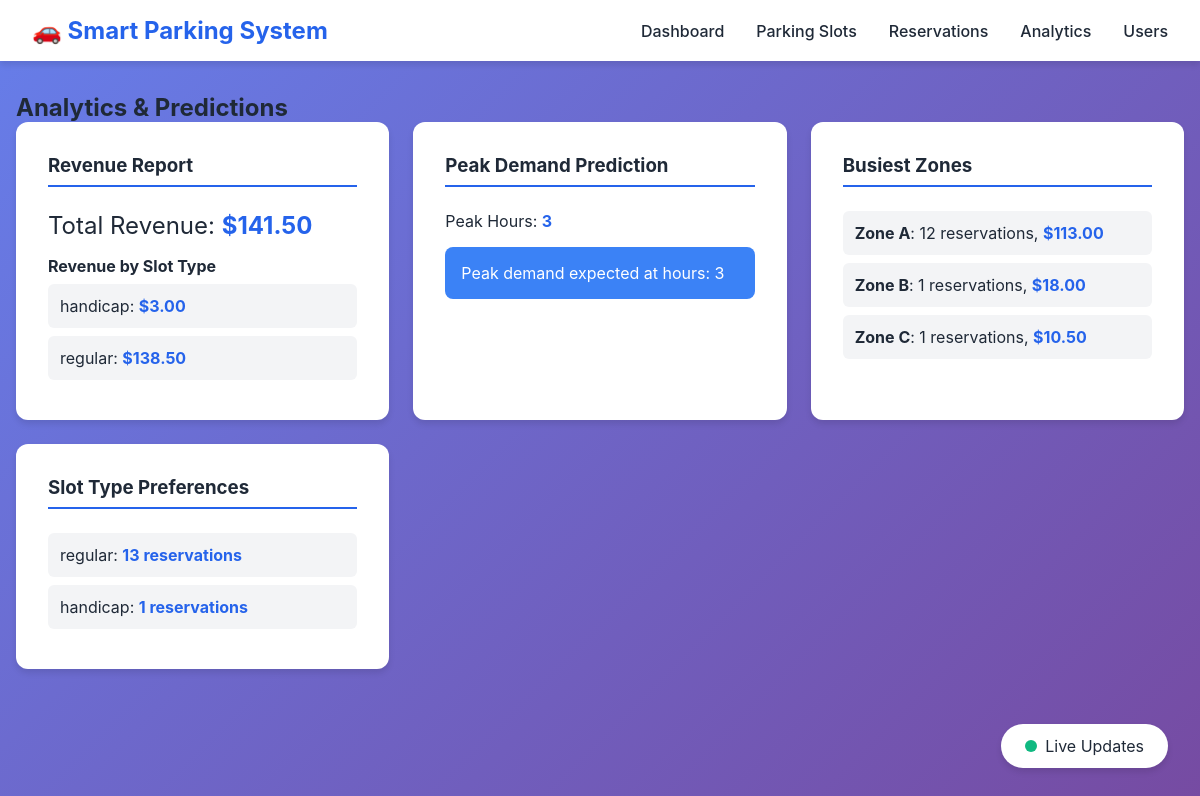
The app's page /analytics with its own data.
### tables this page shows
CREATE TABLE parking_slots (
                slot_id INTEGER PRIMARY KEY AUTOINCREMENT,
                slot_number VARCHAR(10) UNIQUE NOT NULL,
                floor_number INTEGER NOT NULL,
                zone VARCHAR(50),
                slot_type VARCHAR(20) DEFAULT 'regular',
                is_available BOOLEAN DEFAULT 1,
                price_per_hour DECIMAL(10,2) DEFAULT 5.00,
                created_at TIMESTAMP DEFAULT CURRENT_TIMESTAMP
            );

### app.py (the view)
@app.route('/analytics')
def analytics():
    predictions = parking.predict_peak_demand()
    revenue = parking.get_revenue_report()
    return render_template('analytics.html', predictions=predictions, revenue=revenue)

### parking_system.py (called while the page is built)
    def connect(self):
        self.conn = sqlite3.connect(self.db_name)
        self.cursor = self.conn.cursor()

    def close(self):
        if self.conn:
            self.conn.close()

### templates/analytics.html (shortened to what this page needs)
{% extends "base.html" %}
{% block content %}
<div class="analytics-page">
    <h2>Analytics & Predictions</h2>
    <div class="analytics-grid">
        <div class="analytics-card">
            <h3>Revenue Report</h3>
            <div id="revenue-data">
                <p class="revenue-total">Total Revenue: <span class="highlight">${{ "%.2f"|format(revenue.total_revenue) }}</span></p>
                {% if revenue.revenue_by_slot_type %}
                <h4>Revenue by Slot Type</h4>
                <ul class="revenue-list">
                    {% for item in revenue.revenue_by_slot_type %}
                    <li>{{ item[0] }}: <span class="highlight">${{ "%.2f"|format(item[1]) }}</span></li>
                    {% endfor %}
                </ul>
                {% endif %}
            </div>
        </div>
        <div class="analytics-card">
            <h3>Peak Demand Prediction</h3>
            <div id="prediction-data">
                {% if predictions.peak_hours %}
                <p>Peak Hours: <span class="highlight">{{ predictions.peak_hours|join(', ') }}</span></p>
                <p class="prediction-text">{{ predictions.recommendation }}</p>
                {% else %}
                <p>Collecting data for predictions...</p>
                {% endif %}
            </div>
        </div>
        <div class="analytics-card">
            <h3>Busiest Zones</h3>
            <div id="zones-data">
                {% if predictions.busiest_zones %}
                <ul class="zone-list">
                    {% for zone in predictions.busiest_zones %}
                    <li>
                        <strong>{{ zone[0] }}</strong>:
                        {{ zone[1] }} reservations,
                        <span class="highlight">${{ "%.2f"|format(zone[2]) }}</span>
                    </li>
                    {% endfor %}
                </ul>
                {% else %}
                <p>No zone data available yet.</p>
                {% endif %}
            </div>
        </div>
        <div class="analytics-card">
            <h3>Slot Type Preferences</h3>
            <div id="preferences-data">
                {% if predictions.slot_type_preferences %}
                <ul class="preference-list">
                    {% for pref in predictions.slot_type_preferences %}
                    <li>{{ pref[0] }}: <span class="highlight">{{ pref[1] }} reservations</span></li>
                    {% endfor %}
                </ul>
                {% else %}
                <p>No preference data available yet.</p>
                {% endif %}
            </div>
        </div>
    </div>
</div>
{% endblock %}

### static/style.css (style rules this page uses)
* { margin: 0; padding: 0; box-sizing: border-box; }
:root { --primary: #2563eb; --success: #10b981; --warning: #f59e0b; --danger: #ef4444; --info: #3b82f6; --dark: #1f2937; --light: #f3f4f6; --white: #ffffff; --shadow: 0 4px 6px rgba(0, 0, 0, 0.1); }
body { font-family: -apple-system, BlinkMacSystemFont, 'Segoe UI', Roboto, Oxygen, Ubuntu, Cantarell, sans-serif; background: linear-gradient(135deg, #667eea 0%, #764ba2 100%); min-height: 100vh; color: var(--dark); }
.highlight { color: var(--primary); font-weight: bold; }
.analytics-grid { display: grid; grid-template-columns: repeat(auto-fit, minmax(300px, 1fr)); gap: 1.5rem; }
.analytics-card { background: var(--white); padding: 2rem; border-radius: 12px; box-shadow: var(--shadow); }
.analytics-card h3 { color: var(--dark); margin-bottom: 1.5rem; padding-bottom: 0.5rem; border-bottom: 2px solid var(--primary); }
.revenue-total { font-size: 1.5rem; margin-bottom: 1rem; }
.revenue-list, .zone-list, .preference-list, .user-list { list-style: none; padding: 0; }
.revenue-list li, .zone-list li, .preference-list li, .user-list li { padding: 0.75rem; margin: 0.5rem 0; background: var(--light); border-radius: 6px; }
.prediction-text { background: var(--info); color: var(--white); padding: 1rem; border-radius: 8px; margin-top: 1rem; }

### records on screen
parking_slots: slot_type "handicap", item "3.00", floor_number "1"

### other values on screen
{{ "%.2f"|format(revenue.total_revenue) }} "141.50"
{{ item[0] }} "regular"
{{ "%.2f"|format(item[1]) }} "138.50"
{{ predictions.peak_hours|join(', ') }} "3"
{{ predictions.recommendation }} "Peak demand expected at hours: 3"
{{ zone[0] }} "Zone A" "Zone B" "Zone C"
{{ zone[1] }} "12" "1" "1"
{{ "%.2f"|format(zone[2]) }} "113.00" "18.00" "10.50"
{{ pref[0] }} "regular"
{{ pref[1] }} "13"
